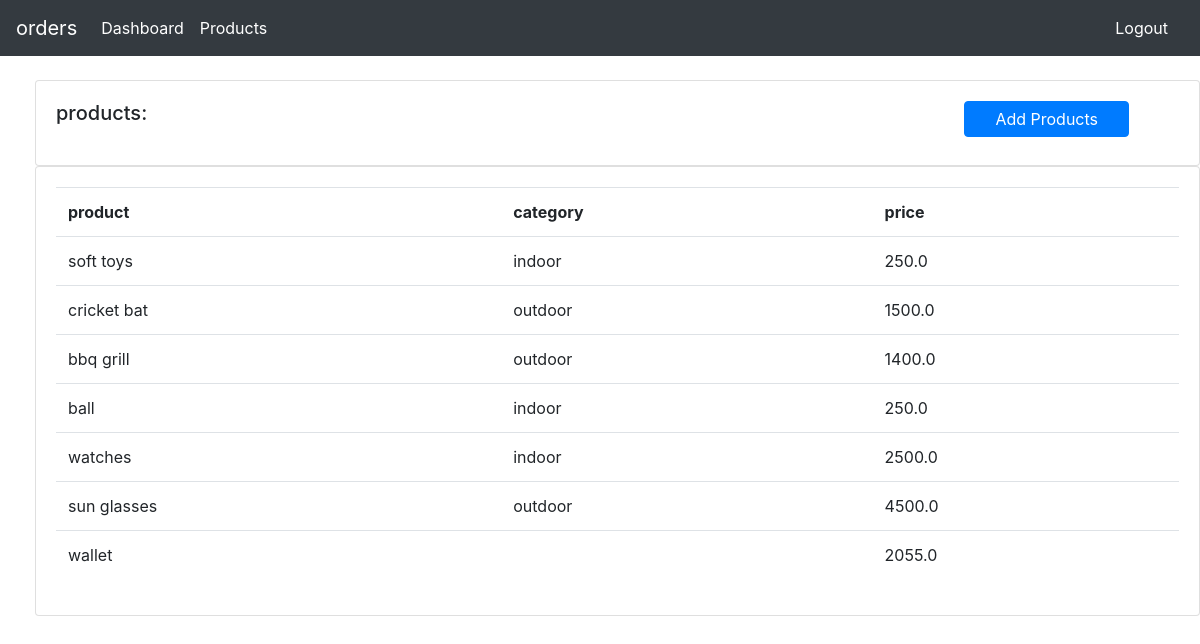
Screenshot of /products/ (signed in) with the database file from the repository.
### accounts/models.py (models this page shows, shortened)
class products(models.Model):
    CATEGORY=(
        ('indoor','indoor'),
        ('outdoor','outdoor'),
    )
    prod_name=models.CharField(max_length=50)
    prod_price=models.FloatField()
    prod_category=models.CharField(max_length=50, choices=CATEGORY, blank=True)
    prod_desc=models.CharField(max_length=100)
    date_created=models.DateField(auto_now_add=True)
    TAGS=models.ManyToManyField(tag, blank=True)

### accounts/views.py (the view)
# urls.py: path('products/',product),
def product(request):
    product=products.objects.all()
    contexts={'prod':product}
    return render(request,'products.html', contexts)

### accounts/templates/products.html (shortened to what this page needs)
{%extends 'base.html'%}
{%block msg%}
<br>
<div class="row" style="margin-left: 20px;">
    <div class="col-md">
        <div class="card card-body">
            <h5 ><a href="/Add_product" id="jdh" class="btn btn-primary">Add Products</a>products:</h5>
        </div>
        <div class="card card-body">
            <table class="table">
                <tr>
                    <th>product</th>
                    <th>category</th>
                    <th>price</th>
                </tr>
                {%for i in prod%}
                    <tr>
                        <td>{{i.prod_name}}</td>
                        <td>{{i.prod_category}}</td>
                        <td>{{i.prod_price}}</td>
                    </tr>
                {%endfor%}
            </table>
        </div>
    </div>
</div>
{%endblock%}

### accounts/templates/base.html (shortened to what this page needs)
<!doctype html>
<html lang="en">
  <head>
    <link rel="stylesheet" href="https://cdn.jsdelivr.net/npm/bootstrap@4.0.0/dist/css/bootstrap.min.css">
  </head>
  <body>
    <nav class="navbar navbar-expand-lg navbar-dark bg-dark">
        <a class="navbar-brand" href="#">{{request.user}}</a>
        <div class="collapse navbar-collapse" id="navbarSupportedContent">
          <ul class="navbar-nav mr-auto">
            <li class="nav-item active">
              <a class="nav-link" href="/">Dashboard <span class="sr-only">(current)</span></a>
            </li>
            <li class="nav-item active">
                <a class="nav-link" href="/products">Products <span class="sr-only">(current)</span></a>
              </li>
          </ul>
        </div><span> <a class="nav-link " style="color: white;" href="/logout">Logout</a></span>
      </nav>
      {%block msg%}         {%endblock%}
  </body>
</html>

### accounts/templates/products.html (style rules this page uses)
h5 { display: inline-block; padding-right: 50px; }
#jdh { justify-content: center; float: right; text-align: center; padding: 5px 30px 5px 30px; }

### rows the page displays
products: prod_name "soft toys", prod_category "indoor", prod_price "250.0"
products: prod_name "cricket bat", prod_category "outdoor", prod_price "1500.0"
products: prod_name "bbq grill", prod_category "outdoor", prod_price "1400.0"
products: prod_name "ball", prod_category "indoor", prod_price "250.0"
products: prod_name "watches", prod_category "indoor", prod_price "2500.0"
products: prod_name "sun glasses", prod_category "outdoor", prod_price "4500.0"
products: prod_name "wallet", prod_price "2055.0"

### other values shown
{{ request.user }} "orders"
